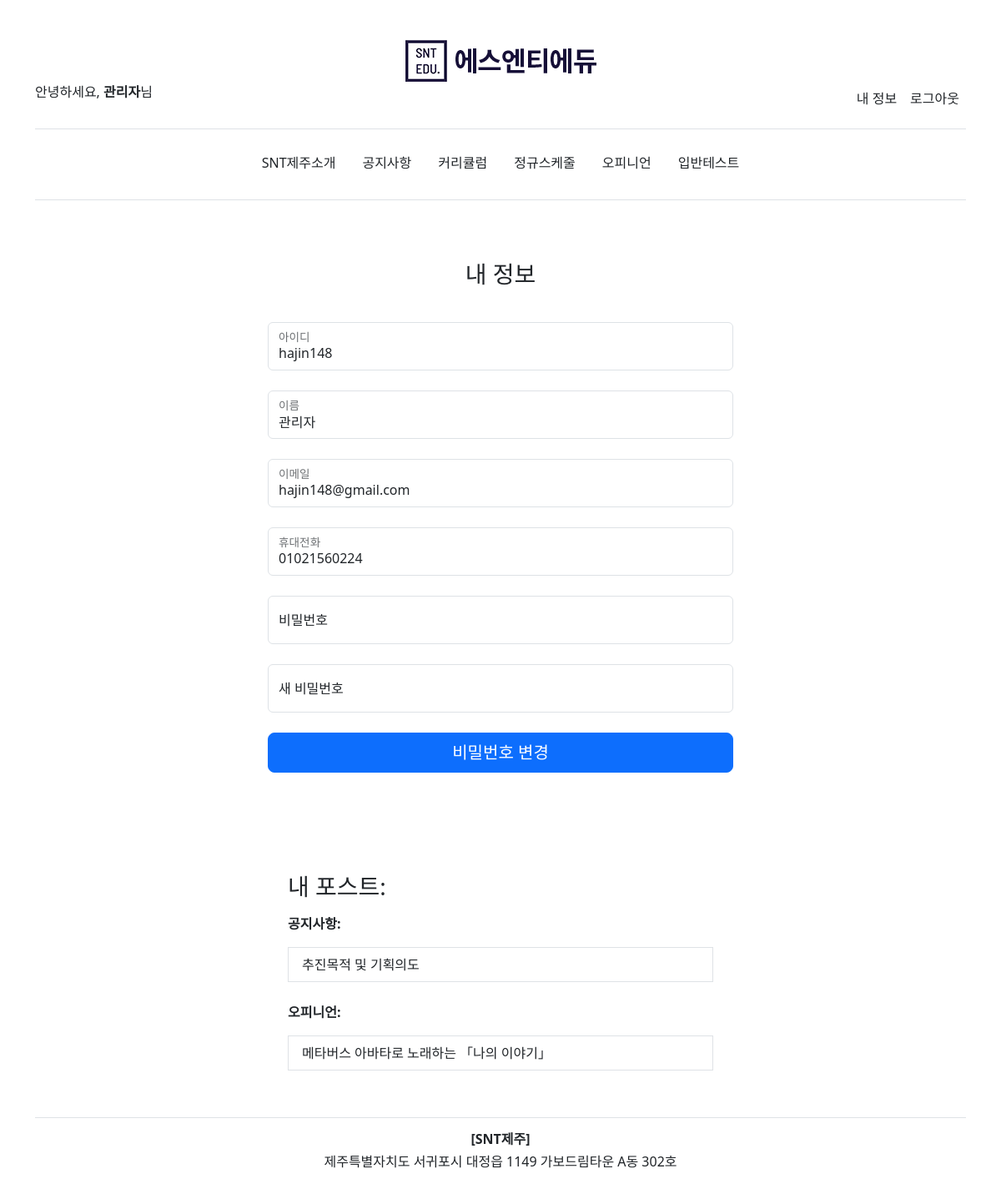
The page /account/ (signed in) on the database as committed earlier.
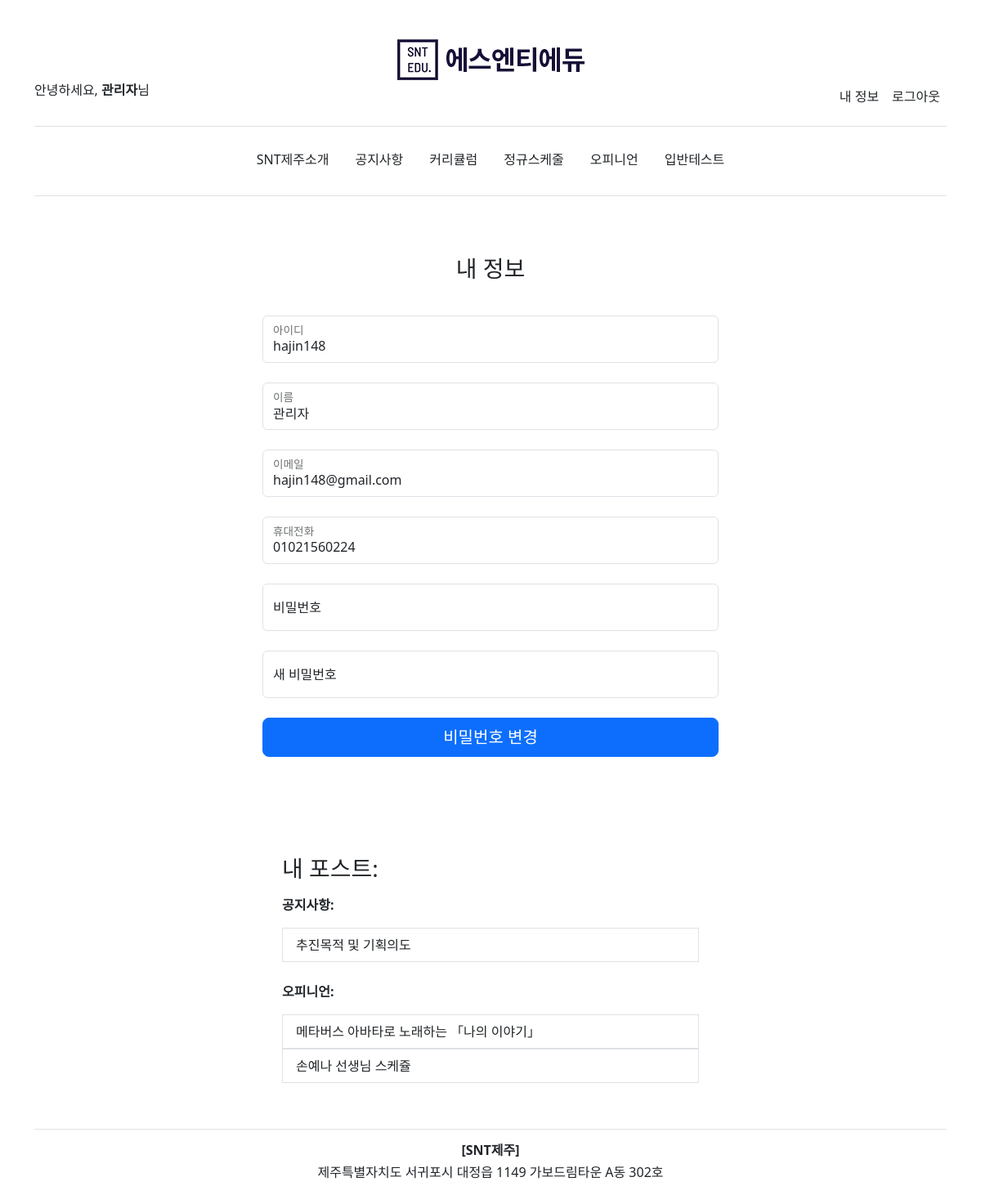
The same page on the database as committed later.
### announce/models.py (models this page shows)
class BlogPost(models.Model):
	class Meta:
		verbose_name = '공지사항'
		verbose_name_plural = '공지사항'
	title 					= models.CharField(verbose_name='제목', max_length=70, null=False, blank=False)
	body 					= models.TextField(verbose_name='내용', max_length=50000, null=False, blank=False)
	image		 			= models.ImageField(verbose_name='사진', upload_to=upload_location, null=True, blank=True)
	date_published 			= models.DateTimeField(auto_now_add=True, verbose_name="업로드 일짜")
	date_updated 			= models.DateTimeField(auto_now=True, verbose_name="마지막 업데이트")
	author 					= models.ForeignKey(settings.AUTH_USER_MODEL, on_delete=models.CASCADE, verbose_name='작성자', related_name='announce_blog_posts')
	slug 					= AutoSlugField(populate_from='title', unique=True, validators=[slug_validator])
	def __str__(self):
		return self.title

### blog/models.py (models this page shows)
class BlogPost(models.Model):
	class Meta:
		verbose_name = '오피니언'
		verbose_name_plural = '오피니언'
	title 					= models.CharField(verbose_name='제목', max_length=70, null=False, blank=False)
	body 					= models.TextField(verbose_name='내용', max_length=50000, null=False, blank=False)
	image		 			= models.ImageField(verbose_name='사진', upload_to=upload_location, null=True, blank=True)
	date_published 			= models.DateTimeField(auto_now_add=True, verbose_name="업로드 일짜")
	date_updated 			= models.DateTimeField(auto_now=True, verbose_name="마지막 업데이트")
	author 					= models.ForeignKey(settings.AUTH_USER_MODEL, on_delete=models.CASCADE, verbose_name='작성자', related_name='blog_blog_posts')
	slug 					= AutoSlugField(populate_from='title', unique=True, validators=[slug_validator])
	def __str__(self):
		return self.title

### account/views.py (the view)
# urls.py: path('account/', account_view, name="account"),
def account_view(request):
    if not request.user.is_authenticated:
        return redirect('login')
    context = {}
    if request.POST:
        form = AccountUpdateForm(request.POST, instance=request.user)
        if form.is_valid():
            user = form.save(commit=False)
            new_password = form.cleaned_data.get('new_password')
            if new_password:
                user.set_password(new_password)
            user.save()
            messages.success(request, '계정 정보가 성공적으로 업데이트되었습니다. 다시 로그인 해주세요.')
            return redirect('home')  # Replace 'home' with the desired view name for your home page
    else:
        form = AccountUpdateForm(initial={"first_name": request.user.first_name, "username": request.user.username})
    context['account_form'] = form
    blog_posts = BlogPost.objects.filter(author=request.user)
    context['blog_posts'] = blog_posts
    announce_posts = AnnouncePost.objects.filter(author=request.user)
    context['announce_posts'] = announce_posts
    return render(request, 'account/account.html', context)

### account/forms.py (shortened to what this page needs)
class AccountUpdateForm(forms.ModelForm):
    username = forms.CharField(label='아이디', widget=forms.TextInput(attrs={'readonly': 'readonly'}))
    password = forms.CharField(label='현재 비밀번호', widget=forms.PasswordInput(attrs={'autocomplete': 'off'}))
    new_password = forms.CharField(label='새로운 비밀번호', widget=forms.PasswordInput(attrs={'autocomplete': 'off'}))
    class Meta:
        model = Account
        fields = ('username', 'password', 'new_password')

### account/templates/account/account.html (shortened to what this page needs)
{% extends 'base.html' %}
{% block content %}
<main class="form-signin w-50 m-auto">
  <form class="form-signin" method="post">{% csrf_token %}
    <h2 class="h3 mb-3 fw-normal text-center">내 정보</h2>
    <br>
    <div class="form-floating">
      <input type="username" name="username" class="form-control" id="inputUsername" value="{{request.user.username}}" placeholder="아이디" readonly>
      <label for="inputUsername">아이디</label>
    </div>
    <br>
    <div class="form-floating">
      <input type="first_name" name="first_name" class="form-control" id="inputfirst_name" placeholder="이름" value="{{request.user.first_name}}" readonly>
      <label for="inputfirst_name">이름</label>
    </div>
    <br>
    <div class="form-floating">
      <input type="email" name="email" class="form-control" id="inputEmail" placeholder="이메일" value="{{request.user.email}}" readonly>
      <label for="inputfirst_name">이메일</label>
    </div>
    <br>
    <div class="form-floating">
      <input type="phone_number" name="phone_number" class="form-control" id="phone_number" placeholder="휴대전화" value="{{request.user.phone_number}}" readonly>
      <label for="inputphone">휴대전화</label>
    </div>
    <br>
    <div class="form-floating">
      <input type="password" name="password" class="form-control" id="inputPassword1" placeholder="비밀번호">
      <label for="inputPassword">비밀번호</label>
    </div>
    <br>
    <div class="form-floating">
      <input type="password" name="new_password" class="form-control" id="inputNew_Password" placeholder="새 비밀번호">
      <label for="inputPassword">새 비밀번호</label>
    </div>
    <br>
    <button class="w-100 btn btn-lg btn-primary" type="submit">비밀번호 변경</button>
  </form>
  <br>
  <br>
  <br>
  <div class="container mt-4 p-4">
    <div class="row">
      <div class="blog-posts">
        <h3 class="mb-3 font-weight-normal">내 포스트:</h3>
        {% if blog_posts %}
        <ul class="list-group">
          <p><strong>공지사항:</strong></p>
          {% for post in announce_posts %}
          <a href="{% url 'announce:detail' post.slug %}" style="text-decoration: none;"><li class="list-group-item">{{post}}</li></a>
          {% endfor %}
          <br>
          <p><strong>오피니언:</strong></p>
          {% for post in blog_posts %}
          <a href="{% url 'blog:detail' post.slug %}" style="text-decoration: none;"><li class="list-group-item">{{post}}</li></a>
          {% endfor %}
        </ul>
        {% else %}
        <p>업로드한 포스트가 없습니다.</p>
        {% endif %}
      </div>
    </div>
  </div>
  {% endblock content %}

Rows that differ between the two databases and show on the page:
added BlogPost: title "손예나 선생님 스케쥴"
